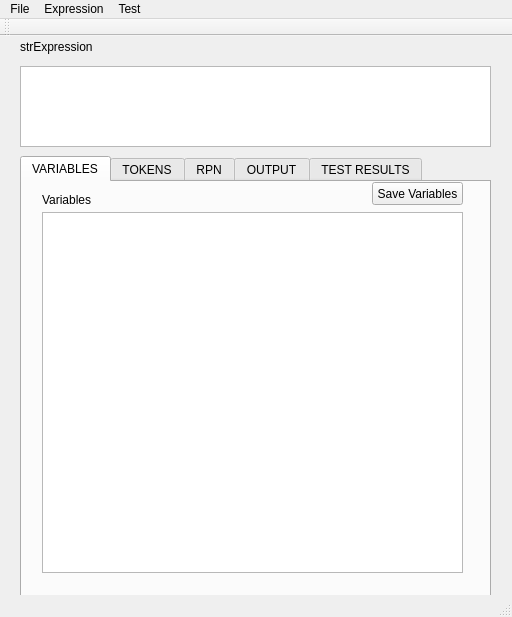
<?xml version="1.0" encoding="UTF-8"?>
<ui version="4.0">
 <class>CalcStarAppClass</class>
 <widget class="QMainWindow" name="CalcStarAppClass">
  <property name="geometry">
   <rect>
    <x>0</x>
    <y>0</y>
    <width>512</width>
    <height>617</height>
   </rect>
  </property>
  <property name="windowTitle">
   <string>FrmMain</string>
  </property>
  <widget class="QWidget" name="centralWidget">
   <widget class="QTabWidget" name="tabCtrlMain">
    <property name="geometry">
     <rect>
      <x>20</x>
      <y>120</y>
      <width>471</width>
      <height>441</height>
     </rect>
    </property>
    <property name="currentIndex">
     <number>0</number>
    </property>
    <widget class="QWidget" name="tab_Variables">
     <attribute name="title">
      <string>VARIABLES</string>
     </attribute>
     <widget class="QTableWidget" name="grd_Variables">
      <property name="geometry">
       <rect>
        <x>20</x>
        <y>30</y>
        <width>421</width>
        <height>361</height>
       </rect>
      </property>
     </widget>
     <widget class="QLabel" name="lbl_Variables">
      <property name="geometry">
       <rect>
        <x>20</x>
        <y>10</y>
        <width>61</width>
        <height>16</height>
       </rect>
      </property>
      <property name="text">
       <string>Variables</string>
      </property>
     </widget>
     <widget class="QPushButton" name="cmd_SaveVariables">
      <property name="geometry">
       <rect>
        <x>350</x>
        <y>0</y>
        <width>91</width>
        <height>23</height>
       </rect>
      </property>
      <property name="text">
       <string>Save Variables</string>
      </property>
     </widget>
    </widget>
    <widget class="QWidget" name="tab_Tokens">
     <attribute name="title">
      <string>TOKENS</string>
     </attribute>
     <widget class="QLabel" name="lbl_Tokens">
      <property name="geometry">
       <rect>
        <x>20</x>
        <y>10</y>
        <width>61</width>
        <height>16</height>
       </rect>
      </property>
      <property name="text">
       <string>Tokens List</string>
      </property>
     </widget>
     <widget class="QTableWidget" name="grd_Tokens">
      <property name="geometry">
       <rect>
        <x>20</x>
        <y>30</y>
        <width>421</width>
        <height>361</height>
       </rect>
      </property>
      <property name="editTriggers">
       <set>QAbstractItemView::NoEditTriggers</set>
      </property>
     </widget>
    </widget>
    <widget class="QWidget" name="tab_RPN">
     <attribute name="title">
      <string>RPN</string>
     </attribute>
     <widget class="QLabel" name="lbl_RPN">
      <property name="geometry">
       <rect>
        <x>20</x>
        <y>10</y>
        <width>81</width>
        <height>16</height>
       </rect>
      </property>
      <property name="text">
       <string>RPN Stack List</string>
      </property>
     </widget>
     <widget class="QTableWidget" name="grd_RPNStack">
      <property name="geometry">
       <rect>
        <x>20</x>
        <y>31</y>
        <width>421</width>
        <height>361</height>
       </rect>
      </property>
      <property name="editTriggers">
       <set>QAbstractItemView::NoEditTriggers</set>
      </property>
     </widget>
    </widget>
    <widget class="QWidget" name="tab_Output">
     <attribute name="title">
      <string>OUTPUT</string>
     </attribute>
     <widget class="QLabel" name="lbl_Output">
      <property name="geometry">
       <rect>
        <x>20</x>
        <y>10</y>
        <width>131</width>
        <height>16</height>
       </rect>
      </property>
      <property name="text">
       <string>Expression Parser Output</string>
      </property>
     </widget>
     <widget class="QTextEdit" name="txt_Output">
      <property name="geometry">
       <rect>
        <x>20</x>
        <y>30</y>
        <width>251</width>
        <height>61</height>
       </rect>
      </property>
     </widget>
    </widget>
    <widget class="QWidget" name="tabTests">
     <attribute name="title">
      <string>TEST RESULTS</string>
     </attribute>
     <widget class="QTextEdit" name="txtTestResults">
      <property name="geometry">
       <rect>
        <x>10</x>
        <y>10</y>
        <width>441</width>
        <height>401</height>
       </rect>
      </property>
     </widget>
    </widget>
   </widget>
   <widget class="QTextEdit" name="txt_Expression">
    <property name="geometry">
     <rect>
      <x>20</x>
      <y>30</y>
      <width>471</width>
      <height>81</height>
     </rect>
    </property>
   </widget>
   <widget class="QLabel" name="lbl_strExpression">
    <property name="geometry">
     <rect>
      <x>20</x>
      <y>0</y>
      <width>91</width>
      <height>21</height>
     </rect>
    </property>
    <property name="text">
     <string>strExpression</string>
    </property>
   </widget>
  </widget>
  <widget class="QMenuBar" name="menuBar">
   <property name="geometry">
    <rect>
     <x>0</x>
     <y>0</y>
     <width>512</width>
     <height>21</height>
    </rect>
   </property>
   <widget class="QMenu" name="mnu_File">
    <property name="title">
     <string>File</string>
    </property>
    <addaction name="actionExit"/>
   </widget>
   <widget class="QMenu" name="mnu_Expression">
    <property name="title">
     <string>Expression</string>
    </property>
    <addaction name="actionTokenize"/>
    <addaction name="actionCompile"/>
    <addaction name="actionEvaluate"/>
   </widget>
   <widget class="QMenu" name="menuTest">
    <property name="title">
     <string>Test</string>
    </property>
    <addaction name="actionRunAllTests"/>
   </widget>
   <addaction name="mnu_File"/>
   <addaction name="mnu_Expression"/>
   <addaction name="menuTest"/>
  </widget>
  <widget class="QToolBar" name="mainToolBar">
   <attribute name="toolBarArea">
    <enum>TopToolBarArea</enum>
   </attribute>
   <attribute name="toolBarBreak">
    <bool>false</bool>
   </attribute>
  </widget>
  <widget class="QStatusBar" name="statusBar"/>
  <action name="actionExit">
   <property name="text">
    <string>Exit</string>
   </property>
  </action>
  <action name="actionTokenize">
   <property name="text">
    <string>Tokenize</string>
   </property>
  </action>
  <action name="actionCompile">
   <property name="text">
    <string>Compile</string>
   </property>
  </action>
  <action name="actionEvaluate">
   <property name="text">
    <string>Evaluate</string>
   </property>
  </action>
  <action name="actionRunAllTests">
   <property name="text">
    <string>Run All Tests</string>
   </property>
  </action>
 </widget>
 <layoutdefault spacing="6" margin="11"/>
 <resources>
  <include location="CalcStarApp.qrc"/>
 </resources>
 <connections/>
</ui>
